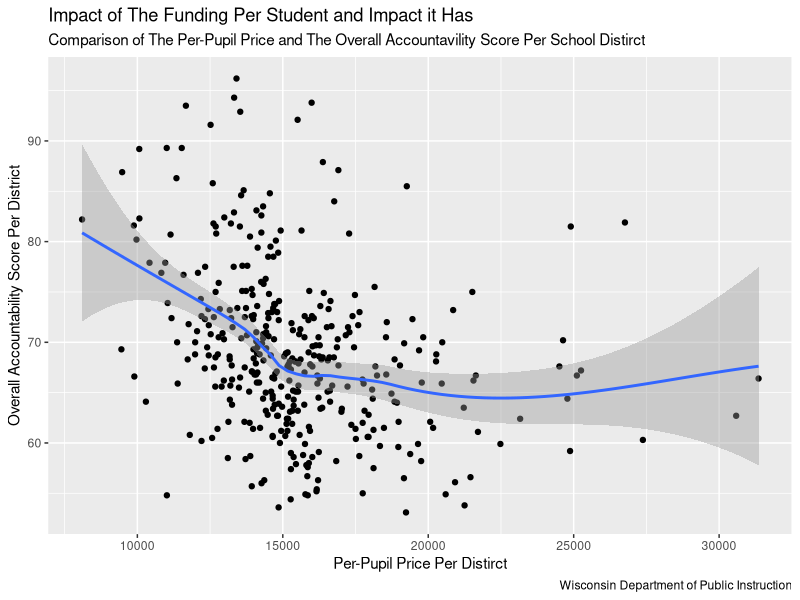

Write the R code that produced this figure.
## ---- chunk 1
library(readxl)
X2023_2024_district_report_card <- read_excel("2023-2024_district_report_card.xlsx")
head(X2023_2024_district_report_card)
## ---- chunk 2
library(readxl)
cmpcst24_1_ <- read_excel("cmpcst24 (1).xlsx")
head(cmpcst24_1_)
## ---- chunk 3
library(tidyverse)
library(dplyr)
## ---- chunk 4
report_card <- X2023_2024_district_report_card 

report_card <- report_card |>
  select("District Name", "Overall Accountability Score", "Overall Accountability Rating",
         "Grade Band for Comparison", "District Enrollment") 

report_card
## ---- chunk 5
tcec_per_district <- cmpcst24_1_

tcec_per_district <- tcec_per_district |>
  select("...5", "...6")

tcec_per_district
## ---- chunk 6
tcec_per_district <- tcec_per_district |>
  rename(
    `District Name` = `...5`,
    `TCEC` = `...6`) 

tcec_per_district
## ---- chunk 7
tcec_per_district <- tcec_per_district |>
  filter(
  `District Name` != " ", `District Name`!= "NAME", `District Name` != "18310.044339754681", 
  `District Name` != "Statewide Total")
  
tcec_per_district
## ---- chunk 8
school_district <- tcec_per_district |>
  inner_join(report_card)

school_district
## ---- chunk 9
school_district <- school_district |>
  mutate(
    "TCEC" = as.numeric(`TCEC`),
    "Overall Accountability Score" = as.numeric(`Overall Accountability Score`))
## ---- chunk 10
school_district <- school_district |>
    mutate(
      "Per-Pupil Price" = `TCEC` / `District Enrollment`
      )
    
school_district
## ---- chunk 11
school_district_graph <- school_district |>
  ggplot(aes(x = `Per-Pupil Price`,
             y = `Overall Accountability Score`)) + 
  geom_point() +
  geom_smooth() +
  labs(
    title = "Impact of The Funding Per Student and Impact it Has",
    subtitle = "Comparison of The Per-Pupil Price and The Overall Accountavility Score Per School Distirct",
    x = "Per-Pupil Price Per Distirct",
    y = "Overall Accountability Score Per District",
    caption = "Wisconsin Department of Public Instruction"
  )

plot(school_district_graph)
## ---- chunk 12
mean_tcec_by_category <- school_district |>
  group_by(`Overall Accountability Rating`) |>
  summarize(
    `Mean of Per-Pupil TCEC` = mean(`Per-Pupil Price`, na.rm = TRUE),
    `Number` = n()) |>
  knitr::kable(digits = 2)
mean_tcec_by_category
